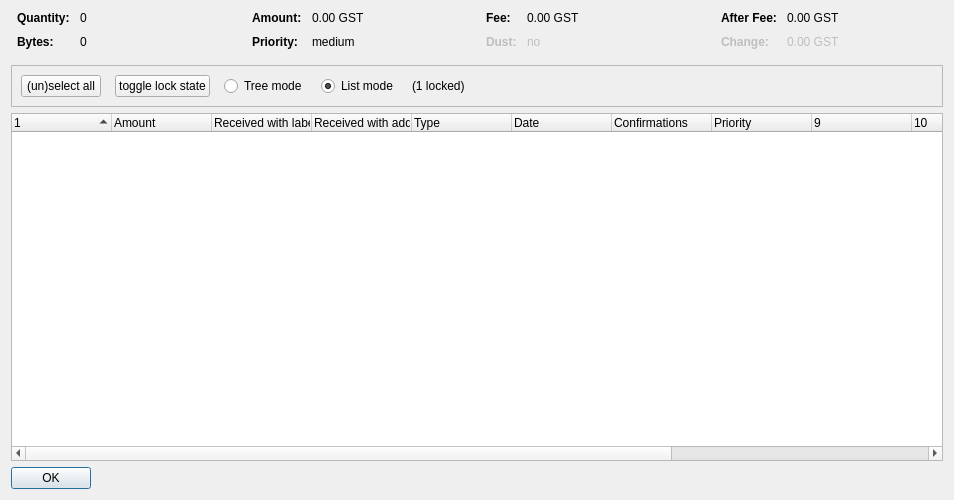
<?xml version="1.0" encoding="UTF-8"?>
<ui version="4.0">
 <class>CoinControlDialog</class>
 <widget class="QDialog" name="CoinControlDialog">
  <property name="geometry">
   <rect>
    <x>0</x>
    <y>0</y>
    <width>954</width>
    <height>500</height>
   </rect>
  </property>
  <property name="windowTitle">
   <string>Coin Selection</string>
  </property>
  <layout class="QVBoxLayout" name="verticalLayout">
   <item>
    <layout class="QHBoxLayout" name="horizontalLayoutTop" stretch="0,0,0,0">
     <property name="topMargin">
      <number>0</number>
     </property>
     <property name="bottomMargin">
      <number>10</number>
     </property>
     <item>
      <layout class="QFormLayout" name="formLayoutCoinControl1">
       <property name="horizontalSpacing">
        <number>10</number>
       </property>
       <property name="verticalSpacing">
        <number>10</number>
       </property>
       <property name="leftMargin">
        <number>6</number>
       </property>
       <property name="rightMargin">
        <number>6</number>
       </property>
       <item row="0" column="0">
        <widget class="QLabel" name="labelCoinControlQuantityText">
         <property name="font">
          <font>
           <weight>75</weight>
           <bold>true</bold>
          </font>
         </property>
         <property name="text">
          <string>Quantity:</string>
         </property>
        </widget>
       </item>
       <item row="0" column="1">
        <widget class="QLabel" name="labelCoinControlQuantity">
         <property name="cursor">
          <cursorShape>IBeamCursor</cursorShape>
         </property>
         <property name="contextMenuPolicy">
          <enum>Qt::ActionsContextMenu</enum>
         </property>
         <property name="text">
          <string notr="true">0</string>
         </property>
         <property name="textInteractionFlags">
          <set>Qt::LinksAccessibleByMouse|Qt::TextSelectableByKeyboard|Qt::TextSelectableByMouse</set>
         </property>
        </widget>
       </item>
       <item row="1" column="0">
        <widget class="QLabel" name="labelCoinControlBytesText">
         <property name="font">
          <font>
           <weight>75</weight>
           <bold>true</bold>
          </font>
         </property>
         <property name="text">
          <string>Bytes:</string>
         </property>
        </widget>
       </item>
       <item row="1" column="1">
        <widget class="QLabel" name="labelCoinControlBytes">
         <property name="cursor">
          <cursorShape>IBeamCursor</cursorShape>
         </property>
         <property name="contextMenuPolicy">
          <enum>Qt::ActionsContextMenu</enum>
         </property>
         <property name="text">
          <string notr="true">0</string>
         </property>
         <property name="textInteractionFlags">
          <set>Qt::LinksAccessibleByMouse|Qt::TextSelectableByKeyboard|Qt::TextSelectableByMouse</set>
         </property>
        </widget>
       </item>
      </layout>
     </item>
     <item>
      <layout class="QFormLayout" name="formLayoutCoinControl2">
       <property name="horizontalSpacing">
        <number>10</number>
       </property>
       <property name="verticalSpacing">
        <number>10</number>
       </property>
       <property name="leftMargin">
        <number>6</number>
       </property>
       <property name="rightMargin">
        <number>6</number>
       </property>
       <item row="0" column="0">
        <widget class="QLabel" name="labelCoinControlAmountText">
         <property name="font">
          <font>
           <weight>75</weight>
           <bold>true</bold>
          </font>
         </property>
         <property name="text">
          <string>Amount:</string>
         </property>
        </widget>
       </item>
       <item row="0" column="1">
        <widget class="QLabel" name="labelCoinControlAmount">
         <property name="cursor">
          <cursorShape>IBeamCursor</cursorShape>
         </property>
         <property name="contextMenuPolicy">
          <enum>Qt::ActionsContextMenu</enum>
         </property>
         <property name="text">
          <string notr="true">0.00 GST</string>
         </property>
         <property name="textInteractionFlags">
          <set>Qt::LinksAccessibleByMouse|Qt::TextSelectableByKeyboard|Qt::TextSelectableByMouse</set>
         </property>
        </widget>
       </item>
       <item row="1" column="0">
        <widget class="QLabel" name="labelCoinControlPriorityText">
         <property name="font">
          <font>
           <weight>75</weight>
           <bold>true</bold>
          </font>
         </property>
         <property name="text">
          <string>Priority:</string>
         </property>
        </widget>
       </item>
       <item row="1" column="1">
        <widget class="QLabel" name="labelCoinControlPriority">
         <property name="cursor">
          <cursorShape>IBeamCursor</cursorShape>
         </property>
         <property name="contextMenuPolicy">
          <enum>Qt::ActionsContextMenu</enum>
         </property>
         <property name="text">
          <string>medium</string>
         </property>
         <property name="textInteractionFlags">
          <set>Qt::LinksAccessibleByMouse|Qt::TextSelectableByKeyboard|Qt::TextSelectableByMouse</set>
         </property>
        </widget>
       </item>
      </layout>
     </item>
     <item>
      <layout class="QFormLayout" name="formLayoutCoinControl3">
       <property name="horizontalSpacing">
        <number>10</number>
       </property>
       <property name="verticalSpacing">
        <number>10</number>
       </property>
       <property name="leftMargin">
        <number>6</number>
       </property>
       <property name="rightMargin">
        <number>6</number>
       </property>
       <item row="0" column="0">
        <widget class="QLabel" name="labelCoinControlFeeText">
         <property name="font">
          <font>
           <weight>75</weight>
           <bold>true</bold>
          </font>
         </property>
         <property name="text">
          <string>Fee:</string>
         </property>
        </widget>
       </item>
       <item row="0" column="1">
        <widget class="QLabel" name="labelCoinControlFee">
         <property name="cursor">
          <cursorShape>IBeamCursor</cursorShape>
         </property>
         <property name="contextMenuPolicy">
          <enum>Qt::ActionsContextMenu</enum>
         </property>
         <property name="text">
          <string notr="true">0.00 GST</string>
         </property>
         <property name="textInteractionFlags">
          <set>Qt::LinksAccessibleByMouse|Qt::TextSelectableByKeyboard|Qt::TextSelectableByMouse</set>
         </property>
        </widget>
       </item>
       <item row="1" column="0">
        <widget class="QLabel" name="labelCoinControlLowOutputText">
         <property name="enabled">
          <bool>false</bool>
         </property>
         <property name="font">
          <font>
           <weight>75</weight>
           <bold>true</bold>
          </font>
         </property>
         <property name="text">
          <string>Dust:</string>
         </property>
        </widget>
       </item>
       <item row="1" column="1">
        <widget class="QLabel" name="labelCoinControlLowOutput">
         <property name="enabled">
          <bool>false</bool>
         </property>
         <property name="cursor">
          <cursorShape>IBeamCursor</cursorShape>
         </property>
         <property name="contextMenuPolicy">
          <enum>Qt::ActionsContextMenu</enum>
         </property>
         <property name="text">
          <string>no</string>
         </property>
         <property name="textInteractionFlags">
          <set>Qt::LinksAccessibleByMouse|Qt::TextSelectableByKeyboard|Qt::TextSelectableByMouse</set>
         </property>
        </widget>
       </item>
      </layout>
     </item>
     <item>
      <layout class="QFormLayout" name="formLayoutCoinControl4">
       <property name="horizontalSpacing">
        <number>10</number>
       </property>
       <property name="verticalSpacing">
        <number>10</number>
       </property>
       <property name="leftMargin">
        <number>6</number>
       </property>
       <property name="rightMargin">
        <number>6</number>
       </property>
       <item row="0" column="0">
        <widget class="QLabel" name="labelCoinControlAfterFeeText">
         <property name="font">
          <font>
           <weight>75</weight>
           <bold>true</bold>
          </font>
         </property>
         <property name="text">
          <string>After Fee:</string>
         </property>
        </widget>
       </item>
       <item row="0" column="1">
        <widget class="QLabel" name="labelCoinControlAfterFee">
         <property name="cursor">
          <cursorShape>IBeamCursor</cursorShape>
         </property>
         <property name="contextMenuPolicy">
          <enum>Qt::ActionsContextMenu</enum>
         </property>
         <property name="text">
          <string notr="true">0.00 GST</string>
         </property>
         <property name="textInteractionFlags">
          <set>Qt::LinksAccessibleByMouse|Qt::TextSelectableByKeyboard|Qt::TextSelectableByMouse</set>
         </property>
        </widget>
       </item>
       <item row="1" column="0">
        <widget class="QLabel" name="labelCoinControlChangeText">
         <property name="enabled">
          <bool>false</bool>
         </property>
         <property name="font">
          <font>
           <weight>75</weight>
           <bold>true</bold>
          </font>
         </property>
         <property name="text">
          <string>Change:</string>
         </property>
        </widget>
       </item>
       <item row="1" column="1">
        <widget class="QLabel" name="labelCoinControlChange">
         <property name="enabled">
          <bool>false</bool>
         </property>
         <property name="cursor">
          <cursorShape>IBeamCursor</cursorShape>
         </property>
         <property name="contextMenuPolicy">
          <enum>Qt::ActionsContextMenu</enum>
         </property>
         <property name="text">
          <string notr="true">0.00 GST</string>
         </property>
         <property name="textInteractionFlags">
          <set>Qt::LinksAccessibleByMouse|Qt::TextSelectableByKeyboard|Qt::TextSelectableByMouse</set>
         </property>
        </widget>
       </item>
      </layout>
     </item>
    </layout>
   </item>
   <item>
    <widget class="QFrame" name="frame">
     <property name="minimumSize">
      <size>
       <width>0</width>
       <height>40</height>
      </size>
     </property>
     <property name="frameShape">
      <enum>QFrame::StyledPanel</enum>
     </property>
     <property name="frameShadow">
      <enum>QFrame::Sunken</enum>
     </property>
     <layout class="QHBoxLayout" name="horizontalLayout">
      <item>
       <layout class="QHBoxLayout" name="horizontalLayoutPanel" stretch="0,0,0,0,0,0">
        <property name="spacing">
         <number>14</number>
        </property>
        <item>
         <widget class="QPushButton" name="pushButtonSelectAll">
          <property name="sizePolicy">
           <sizepolicy hsizetype="Maximum" vsizetype="Fixed">
            <horstretch>0</horstretch>
            <verstretch>0</verstretch>
           </sizepolicy>
          </property>
          <property name="text">
           <string>(un)select all</string>
          </property>
          <property name="autoDefault">
           <bool>false</bool>
          </property>
         </widget>
        </item>
        <item>
         <widget class="QPushButton" name="pushButtonToggleLock">
          <property name="sizePolicy">
           <sizepolicy hsizetype="Maximum" vsizetype="Fixed">
            <horstretch>0</horstretch>
            <verstretch>0</verstretch>
           </sizepolicy>
          </property>
          <property name="text">
           <string>toggle lock state</string>
          </property>
          <property name="autoDefault">
           <bool>false</bool>
          </property>
         </widget>
        </item>
        <item>
         <widget class="QRadioButton" name="radioTreeMode">
          <property name="sizePolicy">
           <sizepolicy hsizetype="Maximum" vsizetype="Fixed">
            <horstretch>0</horstretch>
            <verstretch>0</verstretch>
           </sizepolicy>
          </property>
          <property name="text">
           <string>Tree mode</string>
          </property>
         </widget>
        </item>
        <item>
         <widget class="QRadioButton" name="radioListMode">
          <property name="sizePolicy">
           <sizepolicy hsizetype="Maximum" vsizetype="Fixed">
            <horstretch>0</horstretch>
            <verstretch>0</verstretch>
           </sizepolicy>
          </property>
          <property name="text">
           <string>List mode</string>
          </property>
          <property name="checked">
           <bool>true</bool>
          </property>
         </widget>
        </item>
        <item>
         <widget class="QLabel" name="labelLocked">
          <property name="text">
           <string>(1 locked)</string>
          </property>
         </widget>
        </item>
        <item>
         <spacer name="horizontalSpacer">
          <property name="orientation">
           <enum>Qt::Horizontal</enum>
          </property>
          <property name="sizeHint" stdset="0">
           <size>
            <width>40</width>
            <height>20</height>
           </size>
          </property>
         </spacer>
        </item>
       </layout>
      </item>
     </layout>
    </widget>
   </item>
   <item>
    <widget class="CoinControlTreeWidget" name="treeWidget">
     <property name="contextMenuPolicy">
      <enum>Qt::CustomContextMenu</enum>
     </property>
     <property name="sortingEnabled">
      <bool>false</bool>
     </property>
     <property name="columnCount">
      <number>13</number>
     </property>
     <attribute name="headerShowSortIndicator" stdset="0">
      <bool>true</bool>
     </attribute>
     <attribute name="headerStretchLastSection">
      <bool>false</bool>
     </attribute>
     <column>
      <property name="text">
       <string/>
      </property>
     </column>
     <column>
      <property name="text">
       <string>Amount</string>
      </property>
     </column>
     <column>
      <property name="text">
       <string>Received with label</string>
      </property>
     </column>
     <column>
      <property name="text">
       <string>Received with address</string>
      </property>
     </column>
     <column>
      <property name="text">
	<string>Type</string>
      </property>
     </column>
     <column>
      <property name="text">	 
       <string>Date</string>
      </property>
     </column>
     <column>
      <property name="text">
       <string>Confirmations</string>
      </property>
      <property name="toolTip">
       <string>Confirmed</string>
      </property>
     </column>
     <column>
      <property name="text">
       <string>Priority</string>
      </property>
     </column>
     <column>
      <property name="text">
       <string/>
      </property>
     </column>
     <column>
      <property name="text">
       <string/>
      </property>
     </column>
     <column>
      <property name="text">
       <string/>
      </property>
     </column>
     <column>
      <property name="text">
       <string/>
      </property>
     </column>
     <column>
      <property name="text">
       <string/>
      </property>
     </column>
    </widget>
   </item>
   <item>
    <widget class="QDialogButtonBox" name="buttonBox">
     <property name="sizePolicy">
      <sizepolicy hsizetype="Maximum" vsizetype="Fixed">
       <horstretch>0</horstretch>
       <verstretch>0</verstretch>
      </sizepolicy>
     </property>
     <property name="orientation">
      <enum>Qt::Horizontal</enum>
     </property>
     <property name="standardButtons">
      <set>QDialogButtonBox::Ok</set>
     </property>
    </widget>
   </item>
  </layout>
 </widget>
 <customwidgets>
  <customwidget>
   <class>CoinControlTreeWidget</class>
   <extends>QTreeWidget</extends>
   <header>coincontroltreewidget.h</header>
  </customwidget>
 </customwidgets>
 <resources/>
 <connections/>
</ui>
